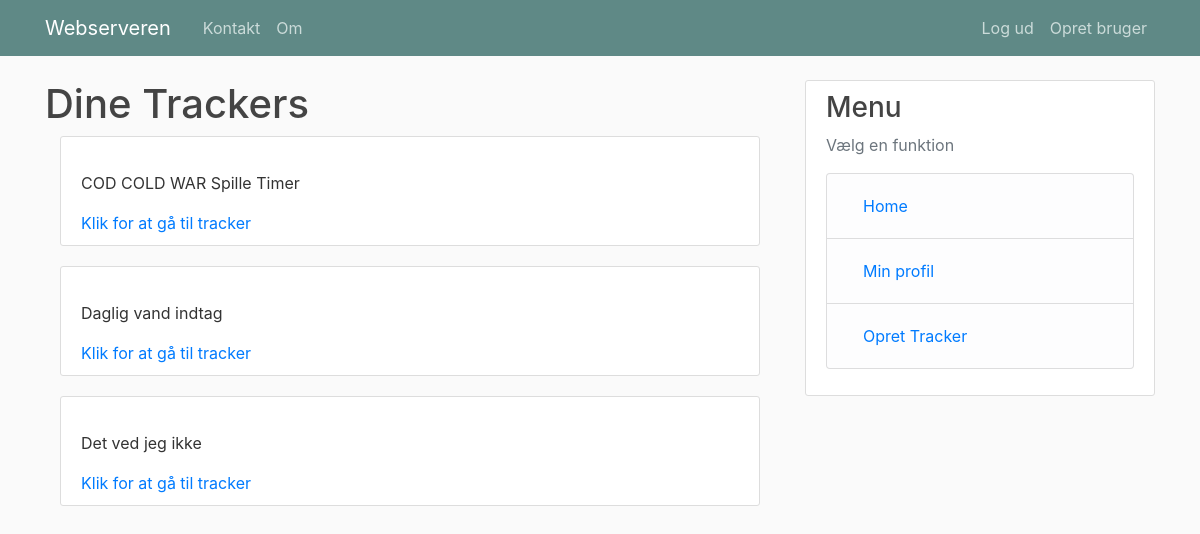
The app's page /vistracker (signed in), older data.
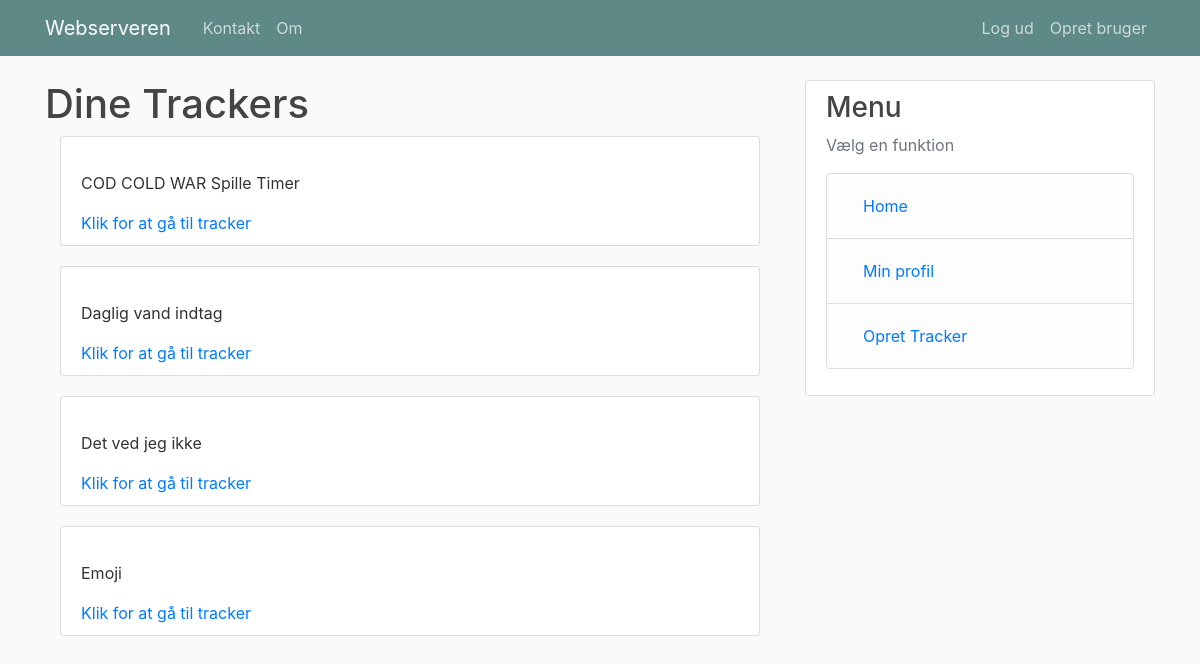
The same page, newer data.
### tables this page shows
CREATE TABLE Vars (
                id INTEGER PRIMARY KEY AUTOINCREMENT,
                userid INTEGER,
                navn TEXT,
                type INTEGER,
                view INTEGER);

### idea_house.py (the view)
@app.route("/vistracker", methods=['GET', 'POST'])
def vis_tracker():
    if 'currentuser' in session:
        if 'id' in request.args:
            id = request.args['id']
            data.get_graf_list(id)
            fig()
            if request.method == 'POST':
                a_input = request.form['input']
                a_id = request.args['id']
                print(a_input)
                print(a_id)
                data.add_track_data(a_input, a_id)
                graf = data.get_graf_list(a_id)
            tracker = data.get_tracker_list(session['currentuser'], trackerid = request.args['id'])
            show = False
            var = "text"
        else:
            tracker = data.get_tracker_list(session['currentuser'])
            show = True
            var = False
            update = False
        if 'input' in request.args:
            print("input: {}".format(input))
    else:
        tracker = []
    return my_render("vis.html", trackers = tracker, show_but= show, type_var= var, input_var= 2)

### idea_datalayer.py (called while the page is built)
    def _get_db(self):
        db = g.get('_database', None)
        if db is None:
            db = g._databdase = sqlite3.connect(self.DATABASE)
        return db

    def close_connection(self):
        db = getattr(g, '_database', None)
        if db is not None:
            db.close()

    def get_tracker_list(self, userid, trackerid = None):
        db = self._get_db()
        c = db.cursor()
        if trackerid is not None:
            c.execute("SELECT navn FROM Vars WHERE id = ?", trackerid)
            t = c.fetchone()
            print("Trackeren er: {}".format(t[0]))
            c.execute("""SELECT Vars.id, navn, UserProfiles.username FROM Vars JOIN UserProfiles ON Vars.userid = UserProfiles.id WHERE navn LIKE ?""", (t[0],))
        else:
            c.execute("""SELECT Vars.id, navn, UserProfiles.username FROM Vars JOIN UserProfiles ON Vars.userid = UserProfiles.id WHERE userid = ?""",(userid,))
        tracker_list = []
        for i in c:
            tracker_list.append({'id':i[0], 'navn':i[1], 'user': i[2]})
        print(tracker_list)
        return tracker_list

### idea_house.py (called while the page is built)
@app.teardown_appcontext
def close_connection(exception):
    data.close_connection()

def my_render(template, **kwargs):
    login_status = get_login_status()
    if login_status:
        return render_template(template, loggedin=login_status, user = session['currentuser'], **kwargs)
    else:
        return render_template(template, loggedin=login_status, user = '', **kwargs)

def get_login_status():
    return 'currentuser' in session

### templates/vis.html (shortened to what this page needs)
{% extends "layout.html" %}
{% block content %}
{% if loggedin %}
<h1>Dine Trackers</h1>
<div class="container panel">
  {% for i in trackers %}
  <article class="media content-section">
    <div class="media-body">
      <p class="article-content">
        {{ i['navn'] }}
      </p>
      {% if show_but %}
      <a href="/vistracker?id={{ i['id'] }}">Klik for at gå til tracker</a>
      {% endif %}
    </div>
  </article>
  {% endfor %}
</div>
{% endif %}
{% endblock content %}

### templates/layout.html (shortened to what this page needs)
<!DOCTYPE html>
<html>
<head>
    <link rel="stylesheet" href="https://maxcdn.bootstrapcdn.com/bootstrap/4.0.0/css/bootstrap.min.css">
    <link rel="stylesheet" type="text/css" href="{{ url_for('static', filename='main.css') }}">
</head>
<body>
    <header class="site-header">
      <nav class="navbar navbar-expand-md navbar-dark bg-steel fixed-top">
        <div class="container">
          <a class="navbar-brand mr-4" href="/">Webserveren</a>
          <div class="collapse navbar-collapse" id="navbarToggle">
            <div class="navbar-nav mr-auto">
              <a class="nav-item nav-link" href="/contact">Kontakt</a>
              <a class="nav-item nav-link" href="/about">Om</a>
            </div>
            <div class="navbar-nav">
              {% if loggedin == True %}
                <a class="nav-item nav-link" href="/logout">Log ud</a>
              {% else %}
                <a class="nav-item nav-link" href="/login">Login</a>
              {% endif %}
              <a class="nav-item nav-link" href="/register">Opret bruger</a>
            </div>
          </div>
        </div>
      </nav>
    </header>
    <main role="main" class="container">
      <div class="row">
        <div class="col-md-8">
          {% block content %}{% endblock %}
        </div>
        <div class="col-md-4">
          <div class="content-section">
            <h3>Menu</h3>
            <p class='text-muted'>Vælg en funktion
              <ul class="list-group">
                <li class="list-group-item list-group-item-light"><a class="nav-item nav-link" href="/home">Home</a></li>
                <li class="list-group-item list-group-item-light"><a class="nav-item nav-link" href="/profil">Min profil</a></li>
                <li class="list-group-item list-group-item-light"><a class="nav-item nav-link" href="/new_tracker">Opret Tracker</a></li>
              </ul>
            </p>
          </div>
        </div>
      </div>
    </main>
</body>
</html>

### static/main.css (style rules this page uses)
body { background: #fafafa; color: #333333; margin-top: 5rem; }
h1, h2, h3, h4, h5, h6 { color: #444444; }
.bg-steel { background-color: #5f8986; }
.site-header .navbar-nav .nav-link { color: #cbdbd9; }
.content-section { background: #ffffff; padding: 10px 20px; border: 1px solid #dddddd; border-radius: 3px; margin-bottom: 20px; }
.article-content { white-space: pre-line; }

Row changes from the older to the newer data that the page shows:
added Vars: navn "Emoji"
